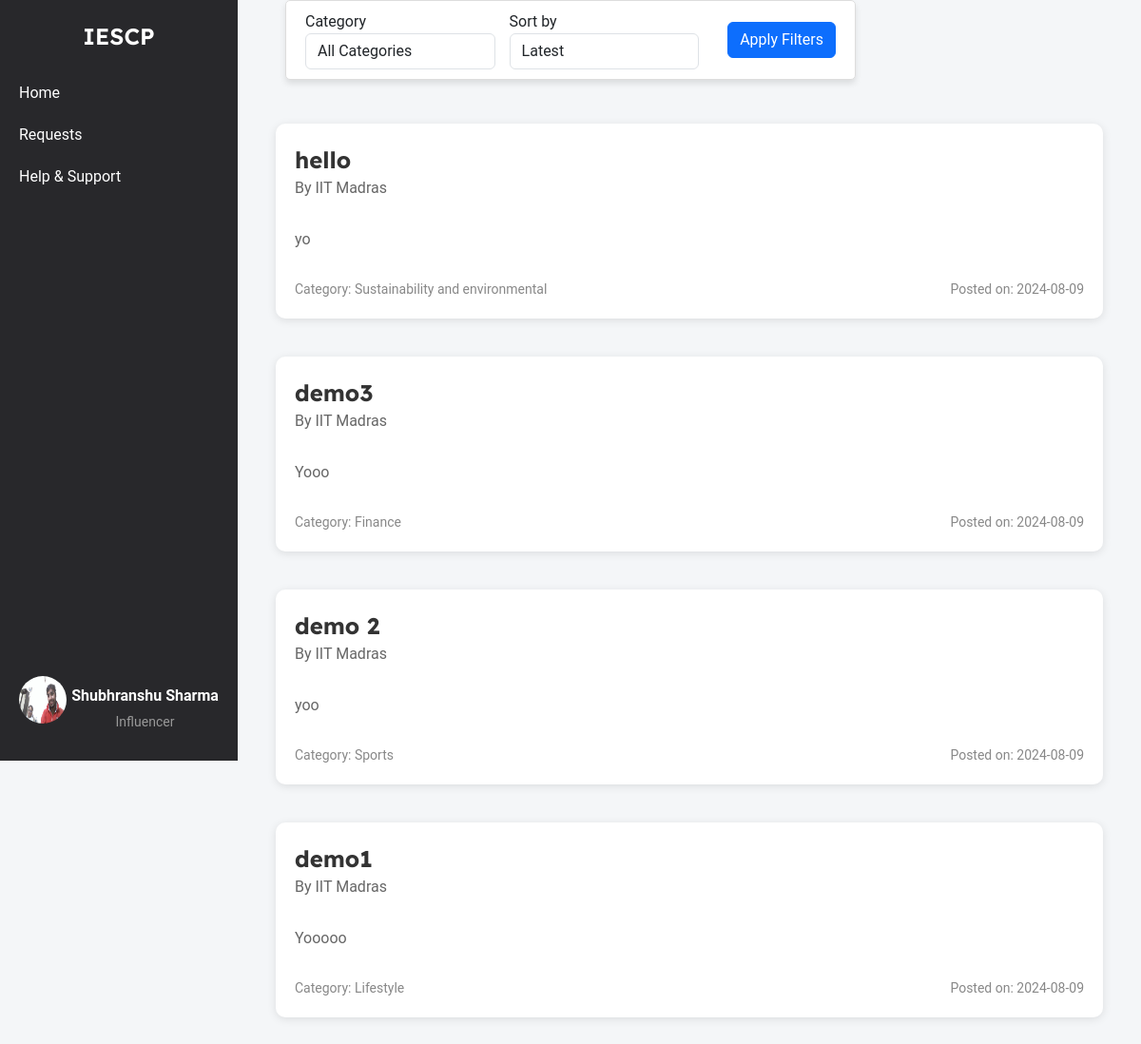
The app's page /influencer/home (signed in), older data.
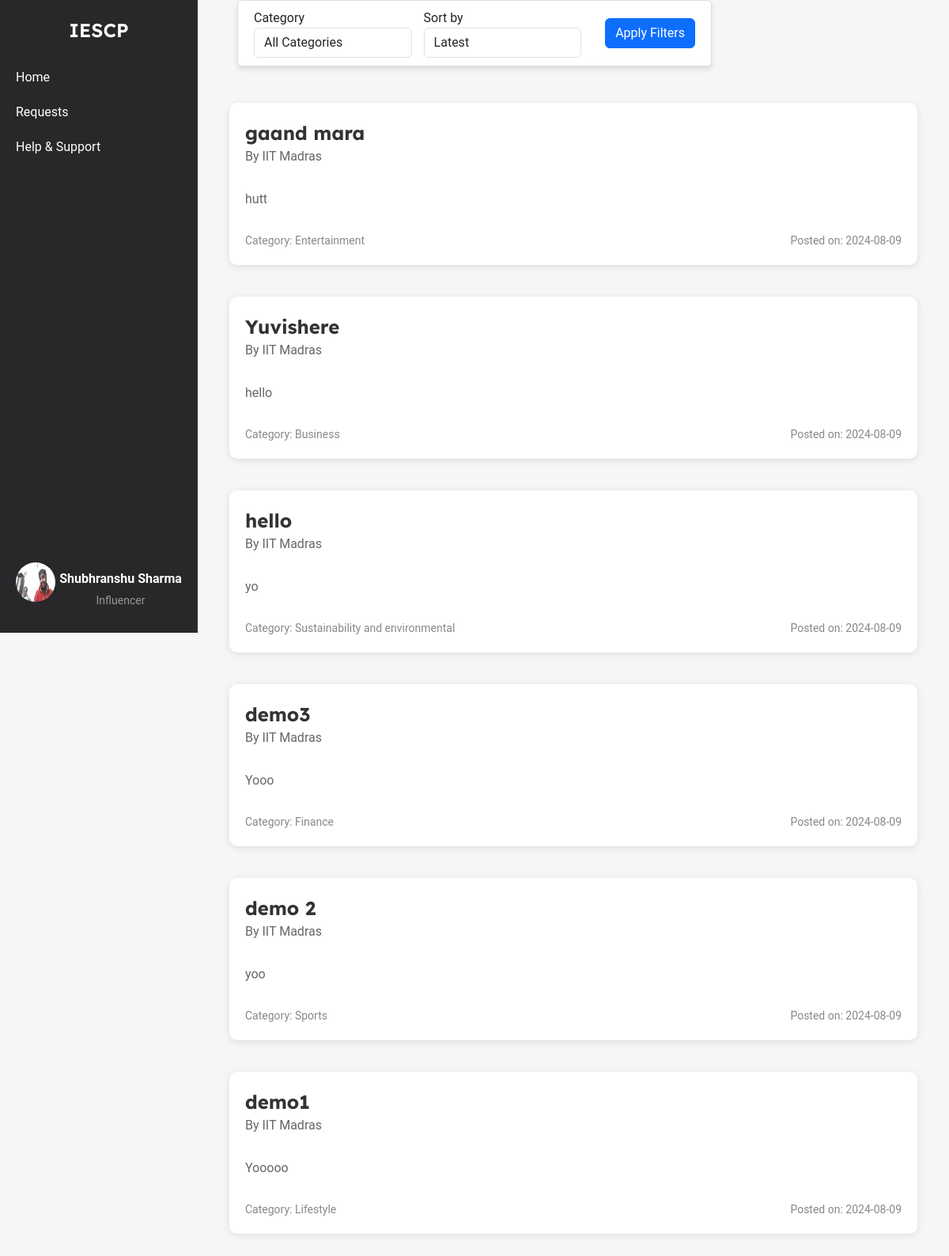
The same page, newer data.
### models.py (models this page shows, shortened)
class Campaign(db.Model):
    __tablename__ = 'campaign'
    id = db.Column(db.Integer, primary_key=True)
    title = db.Column(db.String(200), nullable=False)
    description = db.Column(db.Text, nullable=False)
    budget = db.Column(db.Float, nullable=False)
    start_date = db.Column(db.Date, nullable=False)
    end_date = db.Column(db.Date, nullable=False)
    company_id = db.Column(db.Integer, db.ForeignKey('company.id'), nullable=False)
    status = db.Column(db.String(50), nullable=False, default='pending')
    category = db.Column(db.String(255), nullable=False)
    created_at = db.Column(db.DateTime, nullable=False, default=datetime.utcnow)
    visibility = db.Column(db.String(50), nullable=False, default='public')
    influencers = db.relationship('Influencer', secondary=influencer_campaign_association, back_populates='campaigns')

class Company(db.Model):
    __tablename__ = 'company'
    id = db.Column(db.Integer, primary_key=True)
    company_name = db.Column(db.String(100), nullable=False)
    username = db.Column(db.String(50), unique=True, nullable=False)
    email = db.Column(db.String(120), unique=True, nullable=False)
    password_hash = db.Column(db.String(128), nullable=False)
    phone_number = db.Column(db.String(20), nullable=False)
    address = db.Column(db.String(200), nullable=False)
    industry = db.Column(db.String(100), nullable=False)
    other_industry = db.Column(db.String(100), nullable=True)
    website = db.Column(db.String(200), nullable=False)
    description = db.Column(db.Text, nullable=False)
    social_media_link = db.Column(db.String(200), nullable=False)
    logo = db.Column(db.String(200), nullable=False)
    campaigns = db.relationship('Campaign', backref='company', lazy=True)

### influencer_routes.py (the view)
@app.route('/influencer/home', methods=['GET'])
@influencer_auth_required
def influencer_home():
    user = Influencer.query.get(session['influencer_id'])
    selected_category = request.args.get('category', '')
    selected_sort = request.args.get('sort', 'latest')
    campaigns_query = Campaign.query.filter_by(visibility='public')  # Only public campaigns
    if selected_category:
        campaigns_query = campaigns_query.filter_by(category=selected_category)
    if selected_sort == 'oldest':
        campaigns = campaigns_query.order_by(Campaign.created_at.asc()).all()  # Fixed the variable name here
    else:
        campaigns = campaigns_query.order_by(Campaign.created_at.desc()).all()  # Fixed the variable name here
    categories = [
        "Fashion",
        "Beauty",
        "Fitness and health",
        "Travel",
        "Food and beverage",
        "Lifestyle",
        "Finance",
        "Automotive",
        "Entertainment",
        "Education",
        "Business",
        "Art and design",
        "Sports",
        "Sustainability and environmental",
        "Politics and social issues"
    ]
    return render_template('influencer_home.html', campaigns=campaigns, categories=categories, selected_category=selected_category, selected_sort=selected_sort, user=user)

### influencer_routes.py (called while the page is built)
def influencer_auth_required(func):
    @wraps(func)
    def func2(*args, **kwargs):
        if 'influencer_id' in session:
            return func(*args, **kwargs)
        else:
            flash("Please login first")
            return redirect(url_for('influencer_login'))
    return func2

### templates/influencer_home.html (shortened to what this page needs)
{% extends 'layout.html' %}
{% block content %}
    <div class="container-box">
        <div class="sidebar">
            <div class="logo">IESCP</div>
            <ul>
                <li><a href="{{url_for('influencer_home')}}">Home</a></li>
                <li><a href="{{url_for('influencer_requests')}}">Requests</a></li>
                <li><a href="#">Help & Support</a></li>
            </ul>
            <div class="profile">
                <a href="{{url_for('influencer_dashboard')}}">
                    <img src="{{ url_for('static', filename='profile_upload/influencer/' + user.username + '/' + user.profile_picture) }}" alt="Profile Picture">
                    <div class="profile-name-category">
                        <span class="name">{{user.name}}</span>
                        <span class="category">Influencer</span>
                    </div>
                </a>
            </div>
        </div>
        <div class="content">
            <div class="filter-container">
                <form method="GET" action="" class="form-inline">
                    <div class="form-group">
                        <label for="category" class="mr-2">Category</label>
                        <select name="category" id="category" class="form-control">
                            <option value="">All Categories</option>
                        </select>
                    </div>
                    <div class="form-group">
                        <label for="sort" class="mr-2">Sort by</label>
                        <select name="sort" id="sort" class="form-control">
                            <option value="latest" {% if selected_sort == 'latest' %}selected{% endif %}>Latest</option>
                        </select>
                    </div>
                    <button type="submit" class="btn btn-primary">Apply Filters</button>
                </form>
            </div>
            <div class="campaign-list">
                {% for campaign in campaigns %}
                    <div class="campaign">
                        <div class="campaign-main-details">
                            <div class="campaign-title">
                                <a href="{{ url_for('campaign_detail', campaign_id=campaign.id) }}">{{ campaign.title }}</a>
                                <p>By {{ campaign.company.company_name }}</p>
                            </div>
                        </div>
                        <div class="campaign-details">
                            <p>{{ campaign.description }}</p>
                        </div>
                        <div class="campaign-meta">
                            <span>Category: {{ campaign.category }}</span>
                            <span>Posted on: {{ campaign.created_at.strftime('%Y-%m-%d') }}</span>
                        </div>
                    </div>
                {% endfor %}
            </div>
        </div>
    </div>
{% endblock %}

Row changes from the older to the newer data that the page shows:
added Campaign: title "gaand mara", company.company_name "IIT Madras", description "hutt", category "Entertainment", created_at "2024-08-09"
added Campaign: title "Yuvishere", company.company_name "IIT Madras", description "hello", category "Business", created_at "2024-08-09"
